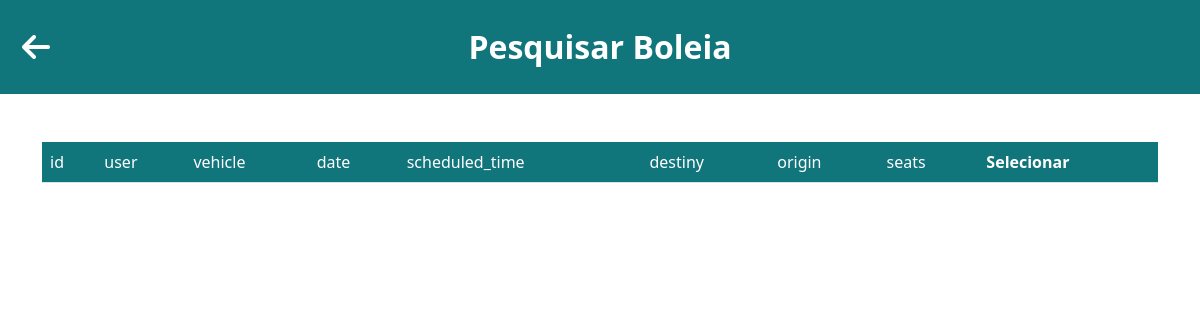
Page /boleia on the earlier database version.
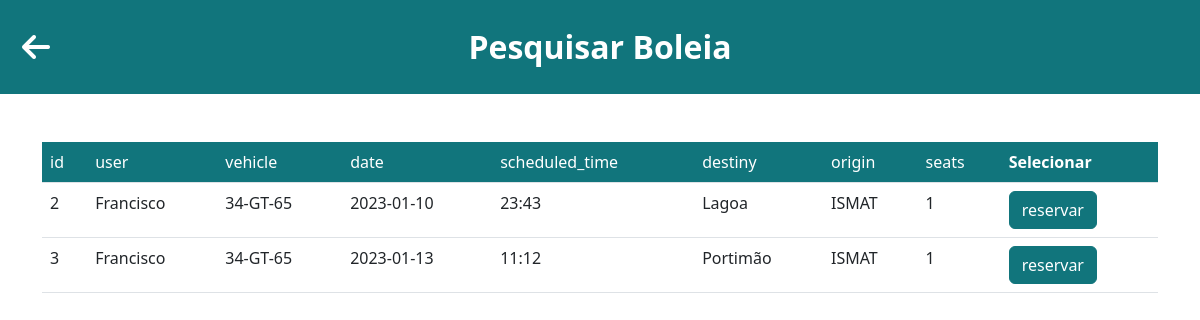
Same page on the later database version.
### models.py (models this page shows, shortened)
class User(db.Model, UserMixin):
	__tablename__ = 'user'
	id = db.Column(db.Integer, primary_key=True)
	name = db.Column(db.String(80), unique=True, nullable=False)
	student_number = db.Column(db.String(9), unique=True, nullable=False)
	phone_number = db.Column(db.Integer(), nullable=False)
	password = db.Column(db.String(60), nullable=False)
	gender = db.Column(db.String(10), nullable=False)
	registration_date = db.Column(db.DateTime, default=datetime.now)
	last_login_date = db.Column(db.DateTime, default=datetime.now)
	active = db.Column(db.Boolean())

class Vehicle(db.Model):
	__tablename__ = 'vehicle'
	id = db.Column(db.Integer, primary_key=True)
	owner_id = db.Column('owner_id', db.ForeignKey('user.id'), nullable=False)
	owner = db.relationship('User', backref='vehicle')
	license_plate = db.Column(db.String(8), unique=True, nullable=False)
	color = db.Column(db.String(20), nullable=False)
	number_of_seats = db.Column(db.Integer(), nullable=False)
	vehicle_specs = db.Column(db.String(200), nullable=True)
	is_deleted = db.Column(db.Boolean, default=False)
	createdAt = db.Column(db.DateTime, default=datetime.now)
	updatedAt = db.Column(db.DateTime, default=datetime.now)

class Ride(db.Model):
	__tablename__ = 'ride'
	__table_args__ = (db.UniqueConstraint('user_id', 'vehicle_id', 'ride_date'),)
	id = db.Column(db.Integer, primary_key=True)
	user_id = db.Column('user_id', db.ForeignKey('user.id'), nullable=False)
	user = db.relationship('User', backref='ride')
	vehicle_id = db.Column('vehicle_id', db.ForeignKey('vehicle.id'), nullable=False)
	vehicle = db.relationship('Vehicle', backref='ride')
	ride_date = db.Column(db.String(9), nullable=False)
	ride_scheduled_time = db.Column(db.String(5), nullable=False)
	local_destiny = db.Column(db.String(40), nullable=False)
	local_origin = db.Column(db.String(40), nullable=False)
	number_of_available_seats = db.Column(db.Integer(), nullable=False)
	createdAt = db.Column(db.DateTime, default=datetime.now)
	updatedAt = db.Column(db.DateTime, default=datetime.now)

### rideandreservation/__init__.py (the view)
@rideandreservation.route('/boleia', methods=['GET', 'POST'])
def ride():
    activeUser = current_user
    if activeUser.is_authenticated:
        print("Noice")
    else:
        print("Not Noice")
    goBack = BackButton()
    ridelist = []
    getRideData = db.session.query(Ride).all()
    if goBack.data['goBack']:
        return redirect('homePage')
    for ride in getRideData:
        vehicle = db.session.query(Vehicle).filter(Vehicle.id == ride.vehicle_id).first()
        user = db.session.query(User).filter(User.id == ride.user_id).first()
        ridelist.append([(ride.id),(user.name),(vehicle.license_plate),(ride.ride_date),(ride.ride_scheduled_time),(ride.local_destiny),(ride.local_origin),(ride.number_of_available_seats)])
    return render_template("pesquisa.html",getRideData=ridelist, goBack=goBack)

### templates/pesquisa.html (shortened to what this page needs)
<!DOCTYPE html>
<html lang="eng">
    <head>
        <link href="https://cdn.jsdelivr.net/npm/bootstrap@5.2.3/dist/css/bootstrap.min.css" rel="stylesheet">
        <link rel="stylesheet" href="{{url_for('static', filename='css/boleia.css')}}">
        <link rel="stylesheet" href="https://cdnjs.cloudflare.com/ajax/libs/font-awesome/6.2.1/css/all.min.css">
        <link rel="stylesheet" type="text/css" href="https://cdn.datatables.net/1.13.1/css/jquery.dataTables.css">
        <link rel="stylesheet" type="text/css" href="https://cdn.datatables.net/responsive/2.1.1/css/responsive.bootstrap.min.css" />
        <link rel="stylesheet" href="https://cdnjs.cloudflare.com/ajax/libs/datatables.net-select-dt/1.5.0/select.dataTables.css" />
        <link rel="stylesheet" href="https://cdnjs.cloudflare.com/ajax/libs/datatables.net-searchpanes-bs/2.1.0/searchPanes.bootstrap.css" />
        <link rel="stylesheet" href="https://cdnjs.cloudflare.com/ajax/libs/datatables.net-buttons-bs/2.3.2/buttons.bootstrap.css" />
    </head>
    <body>
        <header class="p-3 mb-5 bg-primary" id="mrs">
            <form action="" method="POST">
                <div class="row align-items-center" >
                    <div class="col-2">
                        <a style="cursor:pointer">
                            <button class="fa fa-2xl fa-arrow-left text-white" type="submit" name="goBack" value="EcraPrevio" style=" background-color: transparent; border: none;"></button>
                        </a>
                    </div>
                    <div class="col-8" >
                        <div class="m-2 d-flex justify-content-center " >
                            <h2 class="my-1 fw-bold text-white">Pesquisar Boleia</h2>
                        </div>
                    </div>
                </div>
            </form>
        </header>
        <div class="container-md" id="table">
            <div class="table-responsive">
                <table class="table display nowrap" id="tabela">
                    <thead class="bg-primary text-white">
                        <tr>
                            <td>id</td>
                            <td>user</td>
                            <td>vehicle</td>
                            <td>date</td>
                            <td>scheduled_time</td>
                            <td>destiny</td>
                            <td>origin</td>
                            <td>seats</td>
                            <th class="all">Selecionar</th>
                        </tr>
                    </thead>
                    <tbody>
                        {% for ride in getRideData %}
                            {% if ride[7]!=0  %}
                                <tr>
                                    <td>{{ride[0]}}</td>
                                    <td>{{ride[1]}}</td>
                                    <td>{{ride[2]}}</td>
                                    <td>{{ride[3]}}</td>
                                    <td>{{ride[4]}}</td>
                                    <td>{{ride[5]}}</td>
                                    <td>{{ride[6]}}</td>
                                    <td>{{ride[7]}}</td>
                                    <td><button class="reservar btn btn-primary text-white" id="{{ride[0]}}">reservar</button></td>
                                </tr>
                            {% endif %}
                        {% endfor %}
                    </tbody>
                </table>
            </div>
        </div>
    </body>
</html>

### static/css/boleia.css (style rules this page uses)
#table { margin-top: auto; }
:root { --ismatDark: 17, 117, 124; --ismatLight: 106, 201, 204; }
:root { --primary: var(--ismatDark); --secondary: var(--ismatLight); }
.bg-primary { background-color: rgba(var(--primary), 1) !important; }
.btn-primary { color: rgba(var(--gray_0), 1); background-color: rgba(var(--primary), 1); border-color: rgba(var(--primary), 1); }

Differences in the rows shown:
added User: name "Francisco" "Francisco"
added Vehicle: license_plate "34-GT-65" "34-GT-65"
added Ride: ride_date "2023-01-10", ride_scheduled_time "23:43", local_destiny "Lagoa", local_origin "ISMAT"
added Ride: ride_date "2023-01-13", ride_scheduled_time "11:12", local_destiny "Portimão", local_origin "ISMAT"
Other differences:
new list line: "2 1 reservar"
new list line: "3 1 reservar"
